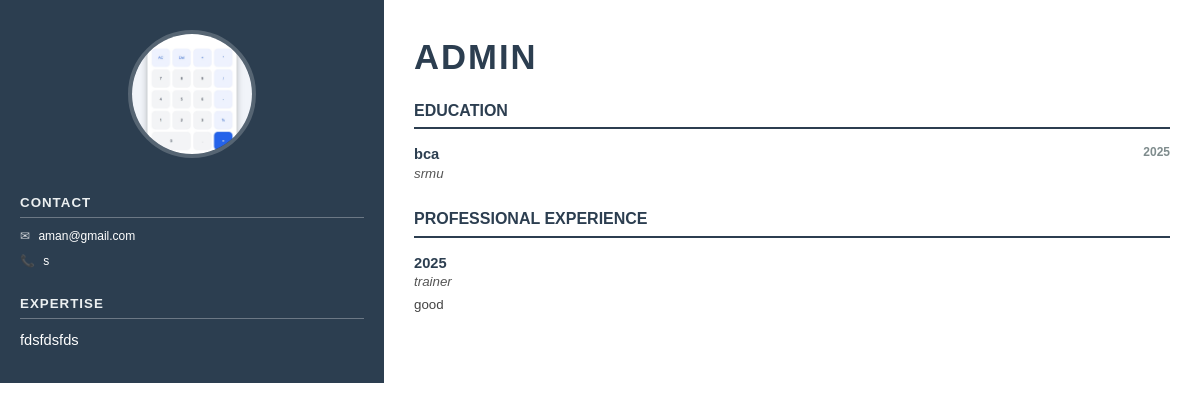
The page /resume/5/ (signed in) on the database its author committed.
### resume_builder/models.py (models this page shows, shortened)
class Resume(models.Model):
    user = models.ForeignKey(User, on_delete=models.CASCADE)
    full_name = models.CharField(max_length=100)
    email = models.EmailField()
    phone = models.CharField(max_length=15)
    image = models.ImageField(upload_to="profile_images/", null=True, blank=True)
    country = models.CharField(max_length=100)
    state = models.CharField(max_length=100)
    city = models.CharField(max_length=100)
    TEMPLATE_CHOICES = (
        ('classic', 'Classic'),
        ('modern', 'Modern'),
        ('minimal', 'Minimal'),
    )
    template = models.CharField(
        max_length=20,
        choices=TEMPLATE_CHOICES,
        default='classic'
    )
    skills = models.CharField(max_length=255, blank=True, default="")

class Education(models.Model):
    resume = models.ForeignKey(Resume, on_delete=models.CASCADE)
    degree = models.CharField(max_length=100)
    college = models.CharField(max_length=150)
    year = models.CharField(max_length=10)

class Experience(models.Model):
    resume = models.ForeignKey(Resume, on_delete=models.CASCADE)
    company = models.CharField(max_length=150)
    role = models.CharField(max_length=100)
    description = models.TextField()

### resume_builder/views.py (the view)
# urls.py: path('resume/<int:id>/',resume_view, name='resume_view'),
@login_required
def resume_view(request, id):
    resume = get_object_or_404(Resume, id=id, user=request.user)
    education = Education.objects.filter(resume=resume)
    experience = Experience.objects.filter(resume=resume)
    template_name = TEMPLATE_MAP.get(
        resume.template,
        'reume_templates/classic.html'
    )
    return render(request, template_name, {
        'resume': resume,
        'education': education,
        'experience': experience,
    })

### resume_builder/templates/resume_templates/classic.html (shortened to what this page needs)
<!DOCTYPE html>
<html>
<head>
</head>
<body>
    <table class="main-layout">
        <tr>
            <td class="left-col">
                {% if resume.image %}
                <div class="profile-img-container">
                    <img src="{% if image_path %}{{ image_path }}{% else %}{{ resume.image.url }}{% endif %}"
                        class="profile-img">
                </div>
                {% endif %}
                <div class="left-header">Contact</div>
                {% if resume.email %}
                <div class="contact-item">
                    <span class="contact-icon">✉</span> {{ resume.email }}
                </div>
                {% endif %}
                {% if resume.phone %}
                <div class="contact-item">
                    <span class="contact-icon">📞</span> {{ resume.phone }}
                </div>
                {% endif %}
                {% if resume.skills %}
                <div class="left-header">Expertise</div>
                <div style="line-height: 1.6;">
                    {{ resume.skills }}
                </div>
                {% endif %}
            </td>
            <td class="right-col">
                <div class="name-header">{{ resume.full_name }}</div>
                {% if education %}
                <div class="section-title">Education</div>
                {% for e in education %}
                <div class="entry">
                    <div class="entry-title">
                        {{ e.degree }}
                        <span class="entry-date">{{ e.year }}</span>
                    </div>
                    <div class="entry-subtitle">{{ e.college }}</div>
                </div>
                {% endfor %}
                {% endif %}
                {% if experience %}
                <div class="section-title">Professional Experience</div>
                {% for ex in experience %}
                <div class="entry">
                    <div class="entry-title">
                        {{ ex.role }}
                    </div>
                    <div class="entry-subtitle">{{ ex.company }}</div>
                    {% if ex.description %}
                    <div class="entry-desc">
                        {{ ex.description|linebreaksbr }}
                    </div>
                    {% endif %}
                </div>
                {% endfor %}
                {% endif %}
            </td>
        </tr>
    </table>
</body>
</html>

### resume_builder/templates/resume_templates/classic.html (style rules this page uses)
body { font-family: 'Helvetica', 'Arial', sans-serif; font-size: 11pt; color: #333333; margin: 0; padding: 0; line-height: 1.4; }
table.main-layout { width: 100%; height: 100%; border-collapse: collapse; }
td.left-col { width: 32%; background-color: #2c3e50; color: #ffffff; padding: 30px 20px; vertical-align: top; }
.profile-img-container { text-align: center; margin-bottom: 30px; }
.profile-img { width: 120px; height: 120px; border-radius: 50%; border: 4px solid rgba(255, 255, 255, 0.2); object-fit: cover; }
.left-header { font-size: 10pt; font-weight: bold; text-transform: uppercase; letter-spacing: 1px; margin-top: 25px; margin-bottom: 10px; border-bottom: 1px solid rgba(255, 255, 255, 0.3); padding-bottom: 5px; color: #ecf0f1; }
.contact-item { font-size: 9pt; margin-bottom: 8px; word-wrap: break-word; }
.contact-icon { margin-right: 5px; opacity: 0.8; }
td.right-col { width: 68%; padding: 40px 30px; vertical-align: top; background-color: #ffffff; }
.name-header { font-size: 26pt; font-weight: bold; text-transform: uppercase; letter-spacing: 2px; color: #2c3e50; margin-bottom: 5px; line-height: 1; }
.section-title { font-size: 12pt; font-weight: bold; color: #2c3e50; text-transform: uppercase; border-bottom: 2px solid #2c3e50; padding-bottom: 5px; margin-top: 25px; margin-bottom: 15px; }
.entry { margin-bottom: 15px; }
.entry-title { font-size: 11pt; font-weight: bold; color: #2c3e50; }
.entry-subtitle { font-size: 10pt; color: #555; font-style: italic; margin-bottom: 4px; }
.entry-date { float: right; font-size: 9pt; color: #7f8c8d; }
.entry-desc { font-size: 10pt; color: #444; text-align: justify; }

### rows shown on the page
Resume: image (picture), email "aman@gmail.com", phone "s", skills "fdsfdsfds", full_name "ADMIN"
Education: degree "bca", year "2025", college "srmu"
Experience: role "2025", company "trainer", description "good"
